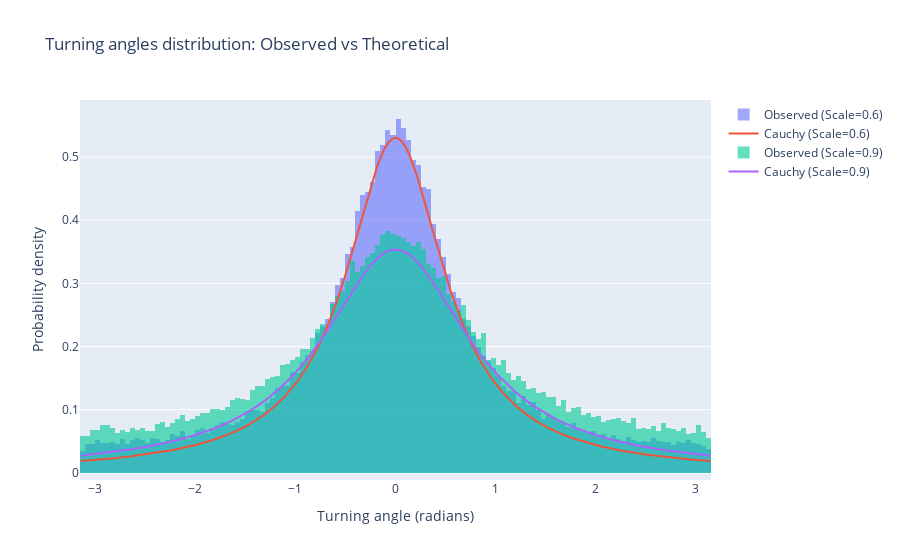

Here is the notebook cell this chart was saved with:
### Markdown cell above
# **Activity 3:** Turning-angle Distribution - (source dist. vs observed dist.)
This fragment describes the analysis of turning angles in a Correlated Random Walk (CRW). Turning angles, which represent changes in direction between consecutive steps, are calculated and compared to a theoretical Cauchy distribution. The code generates CRW trajectories where turning angles follow a Cauchy distribution, calculates the actual turning angles, and visualizes them in a histogram, overlaying the theoretical probability density for comparison.

### Code cell
# CRW generation function with Cauchy distribution
def generate_crw_trajectory_cauchy(n_steps=100, step_length=1.0, cauchy_scale=0.2):
    angle = np.random.uniform(0, 2*np.pi)
    x, y = [0], [0]
    for _ in range(n_steps):
        # Turning angle of Cauchy distribution
        delta_angle = cauchy.rvs(loc=0, scale=cauchy_scale)
        angle += delta_angle
        x.append(x[-1] + step_length * np.cos(angle))
        y.append(y[-1] + step_length * np.sin(angle))
    return pd.DataFrame({'x': x[1:], 'y': y[1:]})

# Trajectory turning angle extraction function
def get_turning_angles(traj_df):
    # Angle of each step calculation
    angles = np.arctan2(np.diff(traj_df['y']), np.diff(traj_df['x']))
    # Angle difference calculation
    turning_angles = np.diff(angles)
    # Angle rage adjustment (-pi, pi)
    turning_angles = (turning_angles + np.pi) % (2*np.pi) - np.pi
    return turning_angles

# Two CRW trajectories with diferent Cauchy scalas
crw_cauchy_1 = generate_crw_trajectory_cauchy(n_steps=100000, step_length=1.0, cauchy_scale=0.6)
crw_cauchy_2 = generate_crw_trajectory_cauchy(n_steps=100000, step_length=1.0, cauchy_scale=0.9)

# Turning angles
angles_1 = get_turning_angles(crw_cauchy_1)
angles_2 = get_turning_angles(crw_cauchy_2)

# Histograms and theorical density function (Cauchy)
x_range = np.linspace(-np.pi, np.pi, 4000)
pdf_1 = cauchy.pdf(x_range, loc=0, scale=0.6)
pdf_2 = cauchy.pdf(x_range, loc=0, scale=0.9)

fig = go.Figure()
# First trajectory histogram
fig.add_trace(go.Histogram(x=angles_1, histnorm='probability density',
                           name='Observed (Scale=0.6)', opacity=0.6))
# First trajectory theorical function
fig.add_trace(go.Scatter(x=x_range, y=pdf_1, mode='lines',
                         name='Cauchy (Scale=0.6)'))

# Second trajectory histogram
fig.add_trace(go.Histogram(x=angles_2, histnorm='probability density',
                           name='Observed (Scale=0.9)', opacity=0.6))
# Second trajectory theorical function
fig.add_trace(go.Scatter(x=x_range, y=pdf_2, mode='lines',
                         name='Cauchy (Scale=0.9)'))

fig.update_layout(title="Turning angles distribution: Observed vs Theoretical",
                  xaxis_title="Turning angle (radians)",
                  yaxis_title="Probability density",
                  barmode='overlay')
fig.show()

### Figure 1 — Plotly figure (JSON) as saved in the notebook; plotly's stock layout.template omitted (floating-point values rounded to 4 significant figures; data arrays with more than 128 entries replaced by an {"elided": "..."} marker saying what was removed)
{"data": [{"histnorm": "probability density", "name": "Observed (Scale=0.6)", "opacity": 0.6, "type": "histogram", "x": {"elided": "99998 float values"}}, {"mode": "lines", "name": "Cauchy (Scale=0.6)", "type": "scatter", "x": {"elided": "4000 float values"}, "y": {"elided": "4000 float values"}}, {"histnorm": "probability density", "name": "Observed (Scale=0.9)", "opacity": 0.6, "type": "histogram", "x": {"elided": "99998 float values"}}, {"mode": "lines", "name": "Cauchy (Scale=0.9)", "type": "scatter", "x": {"elided": "4000 float values"}, "y": {"elided": "4000 float values"}}], "layout": {"barmode": "overlay", "title": {"text": "Turning angles distribution: Observed vs Theoretical"}, "xaxis": {"title": {"text": "Turning angle (radians)"}}, "yaxis": {"title": {"text": "Probability density"}}}}
